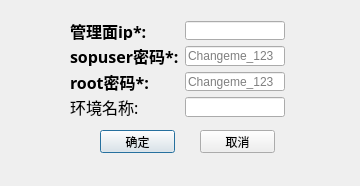
<?xml version="1.0" encoding="UTF-8"?>
<ui version="4.0">
 <class>changeEnvDia</class>
 <widget class="QDialog" name="changeEnvDia">
  <property name="geometry">
   <rect>
    <x>0</x>
    <y>0</y>
    <width>360</width>
    <height>186</height>
   </rect>
  </property>
  <property name="windowTitle">
   <string>添加环境</string>
  </property>
  <widget class="QPushButton" name="acceptBtn">
   <property name="geometry">
    <rect>
     <x>100</x>
     <y>130</y>
     <width>75</width>
     <height>23</height>
    </rect>
   </property>
   <property name="text">
    <string>确定</string>
   </property>
  </widget>
  <widget class="QPushButton" name="cancelBtn">
   <property name="geometry">
    <rect>
     <x>200</x>
     <y>130</y>
     <width>75</width>
     <height>23</height>
    </rect>
   </property>
   <property name="text">
    <string>取消</string>
   </property>
  </widget>
  <widget class="QWidget" name="layoutWidget">
   <property name="geometry">
    <rect>
     <x>70</x>
     <y>21</y>
     <width>215</width>
     <height>96</height>
    </rect>
   </property>
   <layout class="QFormLayout" name="formLayout">
    <item row="0" column="0">
     <widget class="QLabel" name="label1">
      <property name="font">
       <font>
        <family>Agency FB</family>
        <pointsize>12</pointsize>
        <weight>75</weight>
        <bold>true</bold>
       </font>
      </property>
      <property name="text">
       <string>管理面ip*:</string>
      </property>
     </widget>
    </item>
    <item row="0" column="1">
     <widget class="QLineEdit" name="jumpHostLineEdit"/>
    </item>
    <item row="1" column="0">
     <widget class="QLabel" name="label1_2">
      <property name="font">
       <font>
        <family>Agency FB</family>
        <pointsize>12</pointsize>
        <weight>75</weight>
        <bold>true</bold>
       </font>
      </property>
      <property name="text">
       <string>sopuser密码*:</string>
      </property>
     </widget>
    </item>
    <item row="1" column="1">
     <widget class="QLineEdit" name="sopuserPwdLineEdit">
      <property name="placeholderText">
       <string>Changeme_123</string>
      </property>
     </widget>
    </item>
    <item row="2" column="0">
     <widget class="QLabel" name="label1_3">
      <property name="font">
       <font>
        <family>Agency FB</family>
        <pointsize>12</pointsize>
        <weight>75</weight>
        <bold>true</bold>
       </font>
      </property>
      <property name="text">
       <string>root密码*:</string>
      </property>
     </widget>
    </item>
    <item row="2" column="1">
     <widget class="QLineEdit" name="rootPwdLineEdit">
      <property name="placeholderText">
       <string>Changeme_123</string>
      </property>
     </widget>
    </item>
    <item row="3" column="0">
     <widget class="QLabel" name="label1_4">
      <property name="font">
       <font>
        <family>Agency FB</family>
        <pointsize>12</pointsize>
       </font>
      </property>
      <property name="text">
       <string>环境名称:</string>
      </property>
     </widget>
    </item>
    <item row="3" column="1">
     <widget class="QLineEdit" name="aliasLineEdit">
      <property name="text">
       <string/>
      </property>
     </widget>
    </item>
   </layout>
  </widget>
 </widget>
 <resources/>
 <connections/>
</ui>
